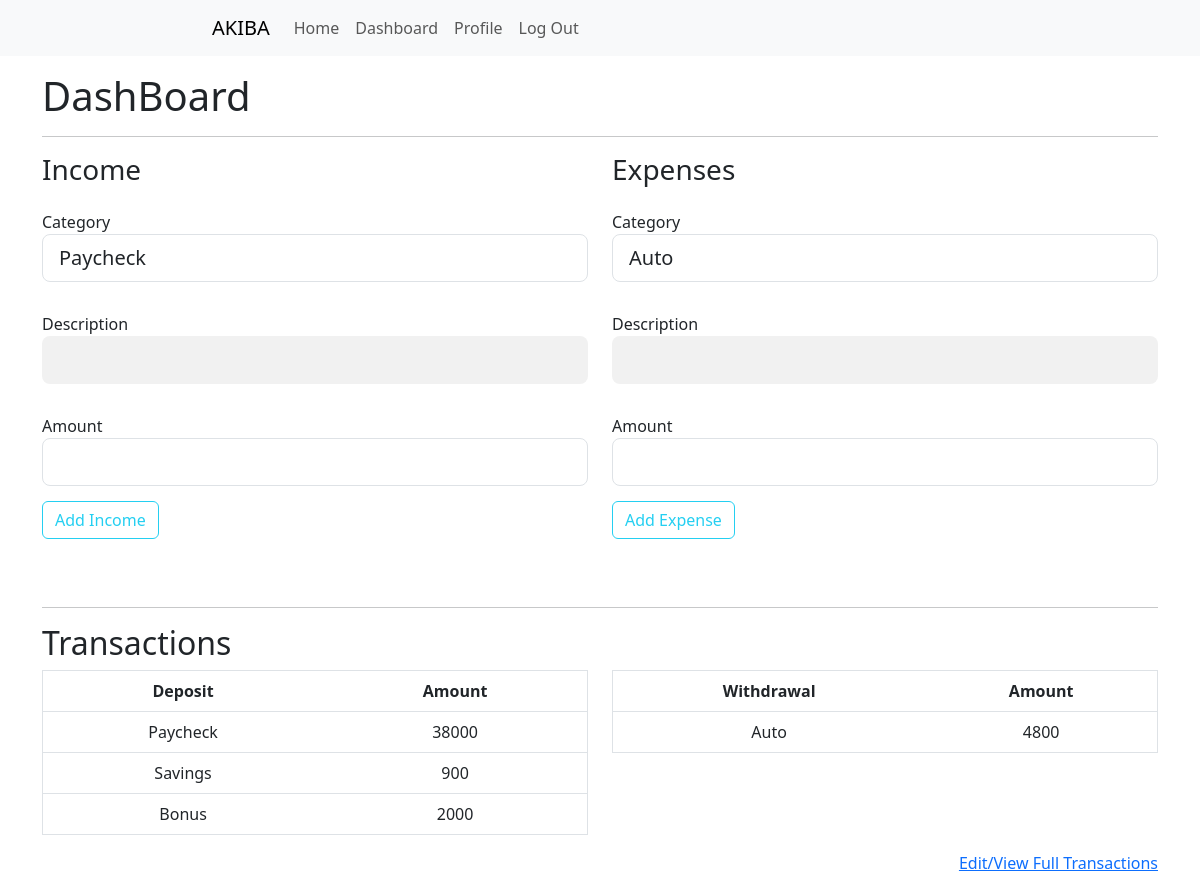
The page /dashboard (signed in) on the database its author committed.
### budgeting_app/models.py (models this page shows, shortened)
class Budget(db.Model):
    id = db.Column(db.Integer, primary_key=True)
    date_posted = db.Column(db.DateTime, nullable=False, default=datetime.utcnow)
    deposit_category = db.Column(db.String(20))
    deposit_description = db.Column(db.String(20))
    deposit_amount = db.Column(db.Integer)
    withdraw_category = db.Column(db.String(20))
    withdraw_description = db.Column(db.String(20))
    withdraw_amount = db.Column(db.Integer)
    user_id = db.Column(db.Integer, db.ForeignKey('user.id'), nullable=False)

### budgeting_app/routes.py (the view, shortened to what this page needs)
@app.route("/dashboard", methods=['GET', 'POST'])
@login_required
def user_dashboard():
    depositform = DepositForm()
    spendingform = SpendingForm()
    deposit_ledger = OrderedDict()
    withdraw_ledger = OrderedDict()
    d_headings = ('Deposit', 'Amount')
    w_headings = ('Withdrawal', 'Amount')
    result = Budget.query.filter_by(user_id=current_user.id).with_entities(Budget.deposit_category, Budget.deposit_amount, Budget.withdraw_category, Budget.withdraw_amount)
    for row in result:
        if row[0]:
            deposit = row[0]
            if deposit_ledger.get(deposit):
                deposit_ledger[deposit] += row[1]
            else:
                deposit_ledger[deposit] = row[1]
        else:
            withdraw = row[2]
            if withdraw_ledger.get(withdraw):
                withdraw_ledger[withdraw] += row[3]
            else:
                withdraw_ledger[withdraw] = row[3]
    return render_template("public/dashboard.html", depositform=depositform, spendingform=spendingform, d_headings=d_headings, w_headings=w_headings, deposit_ledger=deposit_ledger, withdraw_ledger=withdraw_ledger)

### budgeting_app/forms.py
class DepositForm(FlaskForm):
    deposit_category = SelectField('Category', choices=['Paycheck', 'Savings', 'Bonus', 'Interest', 'Other', 'Custom'], validators=[DataRequired()])
    deposit_description = StringField('Description')
    deposit_amount = IntegerField('Amount', validators=[DataRequired()])
    submit = SubmitField('Add Income')

class SpendingForm(FlaskForm):
    withdraw_category = SelectField('Category', choices=['Auto', 'Utilities', 'Health/Medical', 'Home', 'Personal', 'Travel', 'Debt', 'Entertainment', 'Dining', 'Miscellaneous', 'Transportation', 'Education', 'Custom'], validators=[DataRequired()])
    withdraw_description = StringField('Description')
    withdraw_amount = IntegerField('Amount', validators=[DataRequired()])
    submit = SubmitField('Add Expense')

### budgeting_app/models.py (called while the page is built)
@login_manager.user_loader
def load_user(user_id):
    return User.query.get(int(user_id))

### budgeting_app/templates/public/dashboard.html (shortened to what this page needs)
{% extends "public/templates/public_template.html" %}
{% block main %}
<div class="container">
    <h1>DashBoard</h1>
    <hr>
    <div class="row">
        <div class="col-md-6">
            <form method="POST" action="">
                <h3>Income</h3>
                <div class="form-group col">
                    {{ depositform.deposit_category.label(class="form-control-label") }}
                    {{ depositform.deposit_category(class="form-control form-control-lg") }}
                </div>
                <div class="form-group col">
                    {{ depositform.deposit_description.label(class="form-control-label") }}
                    {{ depositform.deposit_description(class="form-control form-control-lg") }}
                </div>
                <div class="form-group col">
                    {{ depositform.deposit_amount.label(class="form-control-label") }}
                    {{ depositform.deposit_amount(class="form-control form-control-lg") }}
                </div>
                <div class="registerbtn">
                    {{ depositform.submit(class="btn btn-outline-info") }}
                </div>
            </form>
        </div>
        <div class="col-md-6">
            <form method="POST" , action="">
                <h3>Expenses</h3>
                <div class="form-group col">
                    {{ spendingform.withdraw_category.label(class="form-control-label") }}
                    {{ spendingform.withdraw_category(class="form-control form-control-lg") }}
                </div>
                <div class="form-group col">
                    {{ spendingform.withdraw_description.label(class="form-control-label") }}
                    {{ spendingform.withdraw_description(class="form-control form-control-lg") }}
                </div>
                <div class="form-group col">
                    {{ spendingform.withdraw_amount.label(class="form-control-label") }}
                    {{ spendingform.withdraw_amount(class="form-control form-control-lg") }}
                </div>
                <div class="registerbtn">
                    {{ spendingform.submit(class="btn btn-outline-info") }}
                </div>
            </form>
        </div>
    </div>
</div>
<div class="container">
    <hr>
    <h2>Transactions</h2>
    <div class="row">
        <div class="col">
            <table class="table">
                <tr class="table_header">
                    {% for header in d_headings %}
                    <th class="table_cell">{{ header }}</th>
                    {% endfor %}
                </tr>
                {% for key, value in deposit_ledger.items() %}
                <tr class="table_row">
                    <td class="table_cell">
                        {{ key }}
                    </td>
                    <td class="table_cell">
                        {{ value }}
                    </td>
                    {% endfor %}
                </tr>
            </table>
        </div>
        <div class="col">
            <table class="table">
                <tr class="table_header">
                    {% for header in w_headings %}
                    <th class="table_cell">{{ header }}</th>
                    {% endfor %}
                </tr>
                {% for key, value in withdraw_ledger.items() %}
                <tr class="table_row">
                    <td class="table_cell">
                        {{ key }}
                    </td>
                    <td class="table_cell">
                        {{ value }}
                    </td>
                    {% endfor %}
                </tr>
            </table>
        </div>
    </div>
    <div class="link">
        <a href="{{url_for('user_transactions')}}">Edit/View Full Transactions</a>
    </div>
</div>
{% endblock %}

### budgeting_app/static/css/index.css (style rules this page uses)
* { box-sizing: border-box }
.container { padding: 16px; }
input[type=text], input[type=password] { width: 100%; border: none; background: #f1f1f1; }
.form-group { width: 100%; padding: 15px; padding-left: 0px; padding-right: 0px; display: inline-block; outline: none; }
hr { border: 1px solid #f1f1f1; margin-bottom: 25px; }
.registerbtn { color: white; border: none; cursor: pointer; width: 100%; opacity: 0.9; margin-bottom: 20px; }
a { color: dodgerblue; }
table { border: 1px solid #f1f1f1; border-spacing: 0; background-color: #f1f1f1 }
.table_row:nth-child(even) { background-color: #e5e5e5; }
.table_header { text-align: left; }
.table_cell { padding: 10px; text-align: center; }
.link { text-align: right; }

### rows shown on the page
Budget: deposit_category "Paycheck", deposit_amount "38000"
Budget: deposit_category "Savings", deposit_amount "900"
Budget: deposit_category "Bonus", deposit_amount "2000"
Budget: withdraw_category "Auto", value "4800"

### other values the page prints
{{ depositform.deposit_category.label(class="form-control-label") }} "Category"
{{ depositform.deposit_description.label(class="form-control-label") }} "Description"
{{ depositform.deposit_amount.label(class="form-control-label") }} "Amount"
{{ spendingform.withdraw_category.label(class="form-control-label") }} "Category"
{{ spendingform.withdraw_description.label(class="form-control-label") }} "Description"
{{ spendingform.withdraw_amount.label(class="form-control-label") }} "Amount"
{{ header }} "Deposit" "Amount"
{{ header }} "Withdrawal" "Amount"
